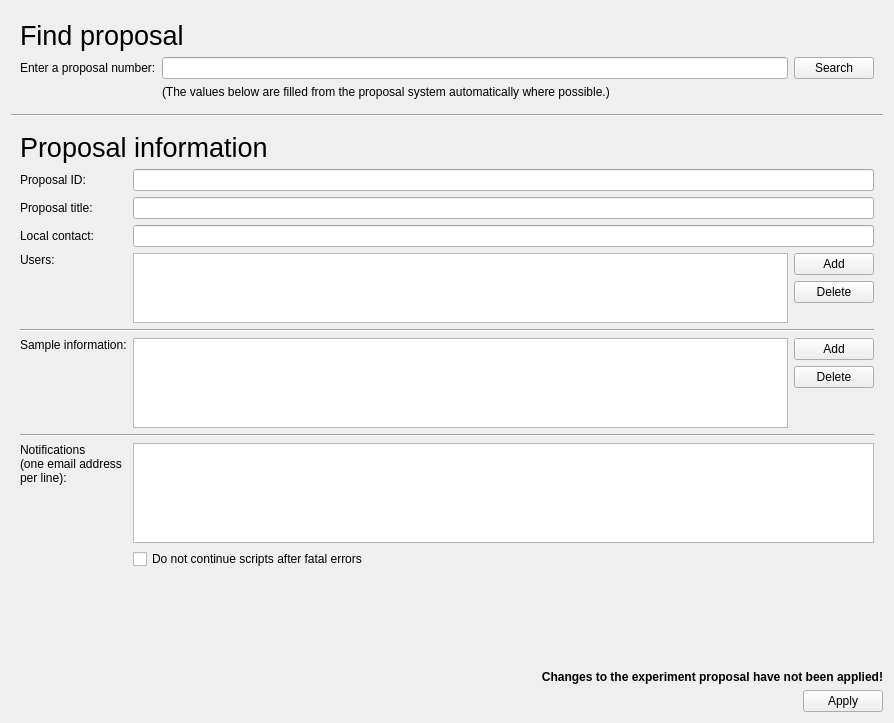
<?xml version="1.0" encoding="UTF-8"?>
<ui version="4.0">
 <class>Form</class>
 <widget class="QWidget" name="Form">
  <property name="geometry">
   <rect>
    <x>0</x>
    <y>0</y>
    <width>894</width>
    <height>723</height>
   </rect>
  </property>
  <property name="windowTitle">
   <string>Form</string>
  </property>
  <layout class="QVBoxLayout" name="verticalLayout">
   <item>
    <widget class="QWidget" name="findProposalBox" native="true">
     <layout class="QGridLayout" name="gridLayout_3">
      <item row="0" column="0" colspan="2">
       <widget class="QLabel" name="label_5">
        <property name="font">
         <font>
          <pointsize>20</pointsize>
          <weight>50</weight>
          <italic>false</italic>
          <bold>false</bold>
         </font>
        </property>
        <property name="styleSheet">
         <string notr="true">font: 20pt;</string>
        </property>
        <property name="text">
         <string>Find proposal</string>
        </property>
       </widget>
      </item>
      <item row="1" column="0">
       <widget class="QLabel" name="label_4">
        <property name="text">
         <string>Enter a proposal number:</string>
        </property>
       </widget>
      </item>
      <item row="1" column="1">
       <widget class="QLineEdit" name="proposalQuery"/>
      </item>
      <item row="1" column="2">
       <widget class="QPushButton" name="queryDBButton">
        <property name="toolTip">
         <string>&lt;html&gt;&lt;head/&gt;&lt;body&gt;&lt;p&gt;Query the Proposal Database for Information about this proposal number.&lt;/p&gt;&lt;/body&gt;&lt;/html&gt;</string>
        </property>
        <property name="text">
         <string>Search</string>
        </property>
       </widget>
      </item>
      <item row="2" column="1" colspan="2">
       <widget class="QLabel" name="propdbInfo">
        <property name="text">
         <string>(The values below are filled from the proposal system automatically where possible.)</string>
        </property>
       </widget>
      </item>
     </layout>
    </widget>
   </item>
   <item>
    <widget class="Line" name="line">
     <property name="orientation">
      <enum>Qt::Horizontal</enum>
     </property>
    </widget>
   </item>
   <item>
    <widget class="QWidget" name="dataBox" native="true">
     <layout class="QVBoxLayout" name="verticalLayout_2">
      <item>
       <layout class="QGridLayout" name="gridLayout">
        <item row="18" column="1">
         <widget class="QPlainTextEdit" name="notifEmails">
          <property name="sizePolicy">
           <sizepolicy hsizetype="Expanding" vsizetype="Minimum">
            <horstretch>0</horstretch>
            <verstretch>0</verstretch>
           </sizepolicy>
          </property>
          <property name="minimumSize">
           <size>
            <width>0</width>
            <height>100</height>
           </size>
          </property>
          <property name="maximumSize">
           <size>
            <width>16777215</width>
            <height>100</height>
           </size>
          </property>
         </widget>
        </item>
        <item row="3" column="0">
         <widget class="QLabel" name="label_6">
          <property name="text">
           <string>Proposal title:</string>
          </property>
         </widget>
        </item>
        <item row="2" column="1">
         <widget class="QLineEdit" name="proposalNum">
          <property name="enabled">
           <bool>true</bool>
          </property>
          <property name="readOnly">
           <bool>true</bool>
          </property>
         </widget>
        </item>
        <item row="12" column="1">
         <layout class="QHBoxLayout" name="horizontalLayout_56">
          <item>
           <widget class="QTableView" name="sampleTable">
            <property name="sizePolicy">
             <sizepolicy hsizetype="Expanding" vsizetype="Expanding">
              <horstretch>0</horstretch>
              <verstretch>0</verstretch>
             </sizepolicy>
            </property>
            <property name="sizeAdjustPolicy">
             <enum>QAbstractScrollArea::AdjustToContents</enum>
            </property>
            <attribute name="horizontalHeaderStretchLastSection">
             <bool>true</bool>
            </attribute>
            <attribute name="verticalHeaderStretchLastSection">
             <bool>false</bool>
            </attribute>
           </widget>
          </item>
          <item>
           <layout class="QVBoxLayout" name="verticalLayout_5">
            <item>
             <widget class="QPushButton" name="addSampleButton">
              <property name="text">
               <string>Add</string>
              </property>
             </widget>
            </item>
            <item>
             <widget class="QPushButton" name="deleteSampleButton">
              <property name="text">
               <string>Delete</string>
              </property>
             </widget>
            </item>
            <item>
             <spacer name="verticalSpacer_4">
              <property name="orientation">
               <enum>Qt::Vertical</enum>
              </property>
              <property name="sizeHint" stdset="0">
               <size>
                <width>20</width>
                <height>40</height>
               </size>
              </property>
             </spacer>
            </item>
           </layout>
          </item>
         </layout>
        </item>
        <item row="18" column="0">
         <widget class="QLabel" name="label_10">
          <property name="sizePolicy">
           <sizepolicy hsizetype="Preferred" vsizetype="Minimum">
            <horstretch>0</horstretch>
            <verstretch>0</verstretch>
           </sizepolicy>
          </property>
          <property name="text">
           <string>Notifications&lt;br/&gt;(one email address &lt;br/&gt;per line):</string>
          </property>
          <property name="alignment">
           <set>Qt::AlignLeading|Qt::AlignLeft|Qt::AlignTop</set>
          </property>
          <property name="wordWrap">
           <bool>true</bool>
          </property>
         </widget>
        </item>
        <item row="4" column="1">
         <widget class="QLineEdit" name="localContacts"/>
        </item>
        <item row="5" column="1">
         <layout class="QHBoxLayout" name="horizontalLayout_3">
          <item>
           <layout class="QVBoxLayout" name="verticalLayout_4">
            <item>
             <widget class="QTableView" name="userTable">
              <property name="sizeAdjustPolicy">
               <enum>QAbstractScrollArea::AdjustToContents</enum>
              </property>
              <attribute name="horizontalHeaderStretchLastSection">
               <bool>true</bool>
              </attribute>
              <attribute name="verticalHeaderStretchLastSection">
               <bool>false</bool>
              </attribute>
             </widget>
            </item>
            <item>
             <spacer name="verticalSpacer_3">
              <property name="orientation">
               <enum>Qt::Vertical</enum>
              </property>
              <property name="sizeHint" stdset="0">
               <size>
                <width>0</width>
                <height>0</height>
               </size>
              </property>
             </spacer>
            </item>
           </layout>
          </item>
          <item>
           <layout class="QVBoxLayout" name="verticalLayout_3">
            <item>
             <widget class="QPushButton" name="addUserButton">
              <property name="text">
               <string>Add</string>
              </property>
             </widget>
            </item>
            <item>
             <widget class="QPushButton" name="deleteUserButton">
              <property name="text">
               <string>Delete</string>
              </property>
             </widget>
            </item>
            <item>
             <spacer name="verticalSpacer_2">
              <property name="orientation">
               <enum>Qt::Vertical</enum>
              </property>
              <property name="sizeHint" stdset="0">
               <size>
                <width>0</width>
                <height>0</height>
               </size>
              </property>
             </spacer>
            </item>
           </layout>
          </item>
         </layout>
        </item>
        <item row="12" column="0">
         <widget class="QLabel" name="sampleLabel">
          <property name="text">
           <string>Sample information:</string>
          </property>
          <property name="alignment">
           <set>Qt::AlignLeading|Qt::AlignLeft|Qt::AlignTop</set>
          </property>
         </widget>
        </item>
        <item row="1" column="0" colspan="2">
         <widget class="QLabel" name="label_9">
          <property name="font">
           <font>
            <pointsize>20</pointsize>
            <weight>50</weight>
            <italic>false</italic>
            <bold>false</bold>
           </font>
          </property>
          <property name="styleSheet">
           <string notr="true">font: 20pt;</string>
          </property>
          <property name="text">
           <string>Proposal information</string>
          </property>
         </widget>
        </item>
        <item row="16" column="0" colspan="2">
         <widget class="Line" name="line_3">
          <property name="orientation">
           <enum>Qt::Horizontal</enum>
          </property>
         </widget>
        </item>
        <item row="19" column="1">
         <widget class="QCheckBox" name="errorAbortBox">
          <property name="text">
           <string>Do not continue scripts after fatal errors</string>
          </property>
         </widget>
        </item>
        <item row="2" column="0">
         <widget class="QLabel" name="label">
          <property name="text">
           <string>Proposal ID:</string>
          </property>
         </widget>
        </item>
        <item row="3" column="1">
         <widget class="QLineEdit" name="propTitle"/>
        </item>
        <item row="4" column="0">
         <widget class="QLabel" name="label_8">
          <property name="text">
           <string>Local contact:</string>
          </property>
         </widget>
        </item>
        <item row="11" column="0" colspan="2">
         <widget class="Line" name="sampleLine">
          <property name="orientation">
           <enum>Qt::Horizontal</enum>
          </property>
         </widget>
        </item>
        <item row="5" column="0">
         <widget class="QLabel" name="label_7">
          <property name="text">
           <string>Users:</string>
          </property>
          <property name="alignment">
           <set>Qt::AlignLeading|Qt::AlignLeft|Qt::AlignTop</set>
          </property>
         </widget>
        </item>
       </layout>
      </item>
      <item>
       <spacer name="verticalSpacer">
        <property name="orientation">
         <enum>Qt::Vertical</enum>
        </property>
        <property name="sizeHint" stdset="0">
         <size>
          <width>20</width>
          <height>40</height>
         </size>
        </property>
       </spacer>
      </item>
     </layout>
    </widget>
   </item>
   <item>
    <widget class="QLabel" name="applyWarningLabel">
     <property name="sizePolicy">
      <sizepolicy hsizetype="Minimum" vsizetype="Preferred">
       <horstretch>0</horstretch>
       <verstretch>0</verstretch>
      </sizepolicy>
     </property>
     <property name="font">
      <font>
       <weight>75</weight>
       <bold>true</bold>
      </font>
     </property>
     <property name="text">
      <string>Changes to the experiment proposal have not been applied!</string>
     </property>
     <property name="alignment">
      <set>Qt::AlignRight|Qt::AlignTrailing|Qt::AlignVCenter</set>
     </property>
     <property name="textInteractionFlags">
      <set>Qt::NoTextInteraction</set>
     </property>
    </widget>
   </item>
   <item>
    <widget class="QDialogButtonBox" name="buttonBox">
     <property name="standardButtons">
      <set>QDialogButtonBox::Apply</set>
     </property>
    </widget>
   </item>
  </layout>
 </widget>
 <tabstops>
  <tabstop>proposalQuery</tabstop>
  <tabstop>queryDBButton</tabstop>
  <tabstop>proposalNum</tabstop>
  <tabstop>propTitle</tabstop>
  <tabstop>notifEmails</tabstop>
  <tabstop>errorAbortBox</tabstop>
 </tabstops>
 <resources/>
 <connections/>
</ui>
